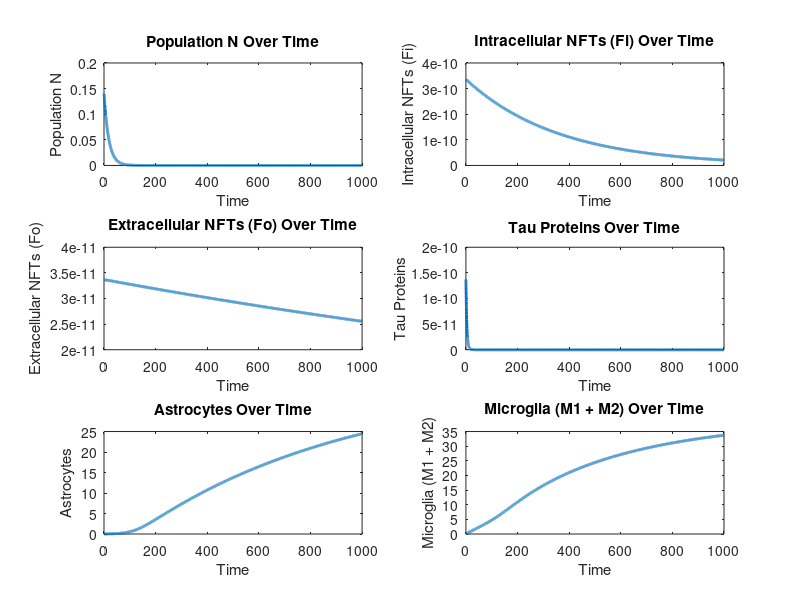

This chart was generated by the following MATLAB code: (Note: this script raises an error after producing the figure.)
function solveNeurodegenerativeODEs_draft()
    % Initial values
    AiBeta = 1e-6;     % Amyloid Beta inside neurons (g/ml)
    AoBeta = 1e-8;     % Amyloid Beta outside neurons (g/ml)
    Tau = 1.37e-10;    % Tan Protein (g/ml)
    Fi = 3.36e-10;     % NFTs inside neurons (g/ml)
    Fo = 3.36e-11;     % NFTs outside neurons (g/ml)
    A = 0.14;          % Astroglias (g/ml)
    M1 = 0.02;         % Proinflammatory Microglias (g/ml)
    M2 = 0.02;         % Anti-inflammatory Microglias (g/ml)
    N = 0.14;          % Neurons (g/ml)

    % Parameters
    lambda_Nd = 0.05365;          % Neuron death rate (1/day)
    lambda_iBeta = 9.51e-6;       % Production rate of Aiβ (g/ml/day)
    lambda_N = 8e-9;              % Production rate of Aoβ by neuron (g/ml/day)
    lambda_MA = 0.045;            % Production rate of astrocytes by M1 (g/ml/day)
    lambda_A = 8e-10;             % Production rate of Aoβ by astrocytes (g/ml/day)
    lambda_tau = 1.35e-11;        % Production rate of Tau proteins by ROS (g/ml/day)
    lambda_F = 1.662e-3;          % Production rate of NFT by Tau (1/day)
    lambda_AA_beta_o = 1.793;     % Production/Activation rate of astrocytes by Aβo (1/day)
    lambda_tau_0 = 8.1e-11;       % Production of Tau proteins (healthy) (1/day)
    lambda_MF = 2e-2;             % Production/Activation rate of Microglias by NFT (1/day)

    % Degradation rates
    d_Fi = 2.77e-3;               % Degradation rate for Fi (1/day)
    d_F0 = 2.77e-4;               % Degradation rate for Fo (1/day)
    d_M1 = 0.015;                 % Degradation rate for M1 (1/day)
    d_M2 = 0.015;                 % Degradation rate for M2 (1/day)
    d_A_beta_o_M = 2e-3;          % Clearance rate of Aoβ by microglia (1/day)
    d_Ai_beta = 9.51;             % Clearance rate of Aiβ (1/day)
    d_A = 1.2e-3;                 % Death rate of astrocytes (1/day)
    d_NF = 3.4e-4;                % Death rate of neurons by NFT (1/day)
    d_tau = 0.277;                % Degradation of τ proteins (1/day)

    % Michaelis-Menten constants
    K_Fi = 3.36e-10;              % Half-saturation of intracellular NFTs (g/ml)
    K_Fo = 2.58e-11;              % Average of extracellular NFTs (g/ml)
    K_Ao_beta = 7e-3;             % Michaelis-Menten coefficient for Aoβ (g/cm3)

    % Other parameters
    M0_G = 0.047;                 % Source of Microglia (g/cm3)
    beta_M1 = 0.9;                % Measure of inflammation for M1
    beta_M2 = 0.09;               % Measure of inflammation for M2
    theta = 0.9;                  % M1/M2 effectivity in clearance of Aoβ
    R0 = 6;                       % Initial inflammation by ROS
    N0 = 0.14;                    % Reference density of neurons (g/cm3)
    A0 = 0.14;                    % Reference density of astrocytes (g/cm3)

    % Define ODEs
    odes = @(t, y) [
        -lambda_Nd * y(1) - lambda_N * y(1) - lambda_F * y(1) * y(5) + d_NF * y(8) * (1 - exp(-beta_M2 * y(7))) * y(1);
        lambda_iBeta - d_Ai_beta * y(2);
        lambda_F * y(1) * y(5) - d_Fi * y(3);
        lambda_F * y(1) * y(5) - d_F0 * y(4);
        lambda_tau * R0 * (1 - exp(-beta_M1 * y(6))) - d_tau * y(5);
        lambda_N * y(1) - d_A_beta_o_M * y(6) * y(8) - lambda_tau * y(5) + d_tau * y(5);
        lambda_MA * (1 - exp(-theta * beta_M1 * y(7))) - d_A * y(7);
        lambda_MA * exp(-theta * beta_M2 * y(7)) - d_A * y(8)
    ];

    % Solve ODEs numerically
    timeSpan = [0 1000];
    initialConditions = [N0; AiBeta; Fi; Fo; Tau; AoBeta; M1; M2];
    [t, solution] = ode45(odes, timeSpan, initialConditions);

    % Plot the results
    figure;

    % Population N over time
    subplot(3, 2, 1);
    plot(t, solution(:, 1), 'LineWidth', 2);
    xlabel('Time');
    ylabel('Population N');
    title('Population N Over Time');

    % Intracellular NFTs (Fi) over time
    subplot(3, 2, 2);
    plot(t, solution(:, 3), 'LineWidth', 2);
    xlabel('Time');
    ylabel('Intracellular NFTs (Fi)');
    title('Intracellular NFTs (Fi) Over Time');

    % Extracellular NFTs (Fo) over time
    subplot(3, 2, 3);
    plot(t, solution(:, 4), 'LineWidth', 2);
    xlabel('Time');
    ylabel('Extracellular NFTs (Fo)');
    title('Extracellular NFTs (Fo) Over Time');

    % Tau proteins over time
    subplot(3, 2, 4);
    plot(t, solution(:, 5), 'LineWidth', 2);
    xlabel('Time');
    ylabel('Tau Proteins');
    title('Tau Proteins Over Time');

    % Astrocytes over time
    subplot(3, 2, 5);
    plot(t, solution(:, 7), 'LineWidth', 2);
    xlabel('Time');
    ylabel('Astrocytes');
    title('Astrocytes Over Time');

    % Microglia (M1 + M2) over time
    subplot(3, 2, 6);
    plot(t, solution(:, 7) + solution(:, 8), 'LineWidth', 2);
    xlabel('Time');
    ylabel('Microglia (M1 + M2)');
    title('Microglia (M1 + M2) Over Time');

    % Adjust layout
    sgtitle('Neurodegenerative Model Simulation');
end
